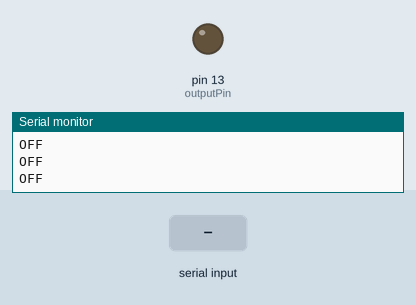
Recording of a sketch running on a simulated Arduino Uno, built with avr-gcc and run on an emulated ATmega328P. Parts: output pins drawn as LEDs (lit = HIGH), the last lines printed to the serial monitor. The inputs (shaded band) are chosen by the test bench.

Above: at 1.2 s.
1.3 s: "90,45,200\n" received over Serial
At 2.9 s:
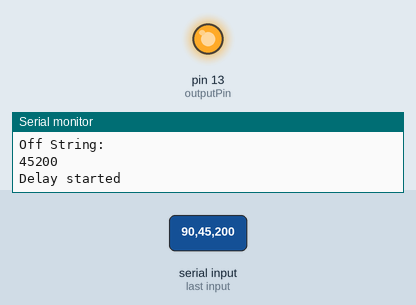
Timing chart, 0 to 51.9 s (numbered marks = the images above; inputs shaded):
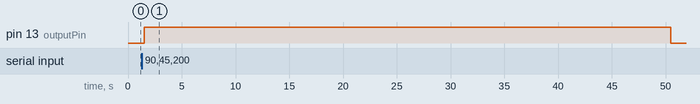

Measured:
- after the input at 1.3 s, pin 13 (outputPin): LOW → HIGH after 0.23 s, → LOW 48.9 s later

The sketch:

main.ino
```cpp
int outputPin = 13;
char c;
String inString1 = "";
String inString2 = "";
int test1 = 0;
int test2 = 0;
unsigned long previousMillis = 0;
bool flag1 = true;
bool flag2 = false;

void setup() {
  // put your setup code here, to run once:
  Serial.begin (9600);
  pinMode(13, OUTPUT);
  digitalWrite(13, 0);
}

void loop() {
  // put your main code here, to run repeatedly:

  //procedure for taking a string input and converting it to num value starts here
  unsigned long currentMillis = 0;
  inString1 = "";
  inString2 = "";
  while (Serial.available())
  {
    char inChar = Serial.read();
    if (isDigit(inChar))
    {
      Serial.println("Digit found");
      if (flag1)
      {
        inString1 += (char)inChar;
      }
      else
      {
        inString2 += (char)inChar;
      }
    }
    else if (inChar == ',')
    {
      Serial.println("Off value found");
      flag1 = false;
      //inString2 += (char)inChar;
      //Serial.println(inString2);
    }
    else
    {
      Serial.println("; found");
      test1 = inString1.toInt();
      test2 = inString2.toInt();
      Serial.println("On Value:");
      Serial.println(test1);
      Serial.println("On String:");
      Serial.println(inString1);
      Serial.println("Off Value:");
      Serial.println(test2);
      Serial.println("Off String:");
      Serial.println(inString2);
    }
    //test = test*10 + (int)(c-'0');
  }

  //procedure for taking a string input and converting it to num value ends here

  if (test1 != 0)
  {
    Serial.println("Delay started");
    digitalWrite(outputPin, HIGH);
    delay(test1 * 1000);
    Serial.println("Delay finished");
  }
  else
  {
    Serial.println("OFF");
    digitalWrite(outputPin, LOW);
  }
  while (test1 != 0)
  {

    inString1 = "";
    inString2 = "";
    while (Serial.available())
    {
      char inChar = Serial.read();
      if (isDigit(inChar))
      {
        Serial.println("Digit found");
        if (flag1)
        {
          inString1 += (char)inChar;
        }
        else
        {
          inString2 += (char)inChar;
        }
      }
      else if (inChar == ',')
      {
        Serial.println("Off value found");
        flag1 = false;
        //inString2 += (char)inChar;
        //Serial.println(inString2);
      }
      else
      {
        /*Serial.println("; found");
          Serial.println("Value:");
          test1 = inString.toInt();
          Serial.println(test);
          Serial.println("String:");
          Serial.println(inString);*/
        Serial.println("; found");
        test1 = inString1.toInt();
        test2 = inString2.toInt();
        Serial.println("On Value:");
        Serial.println(test1);
        Serial.println("On String:");
        Serial.println(inString1);
        Serial.println("Off Value:");
        Serial.println(test2);
        Serial.println("Off String:");
        Serial.println(inString2);
      }
    }
    flag1=true;

    Serial.print("ON for ");
    Serial.println(test1);
    digitalWrite(outputPin, HIGH);
    delay(test1 * 1000);
    Serial.print("OFF for ");
    Serial.println(test2);
    digitalWrite(outputPin, LOW);
    delay(test2 * 1000);
  }
}
```
